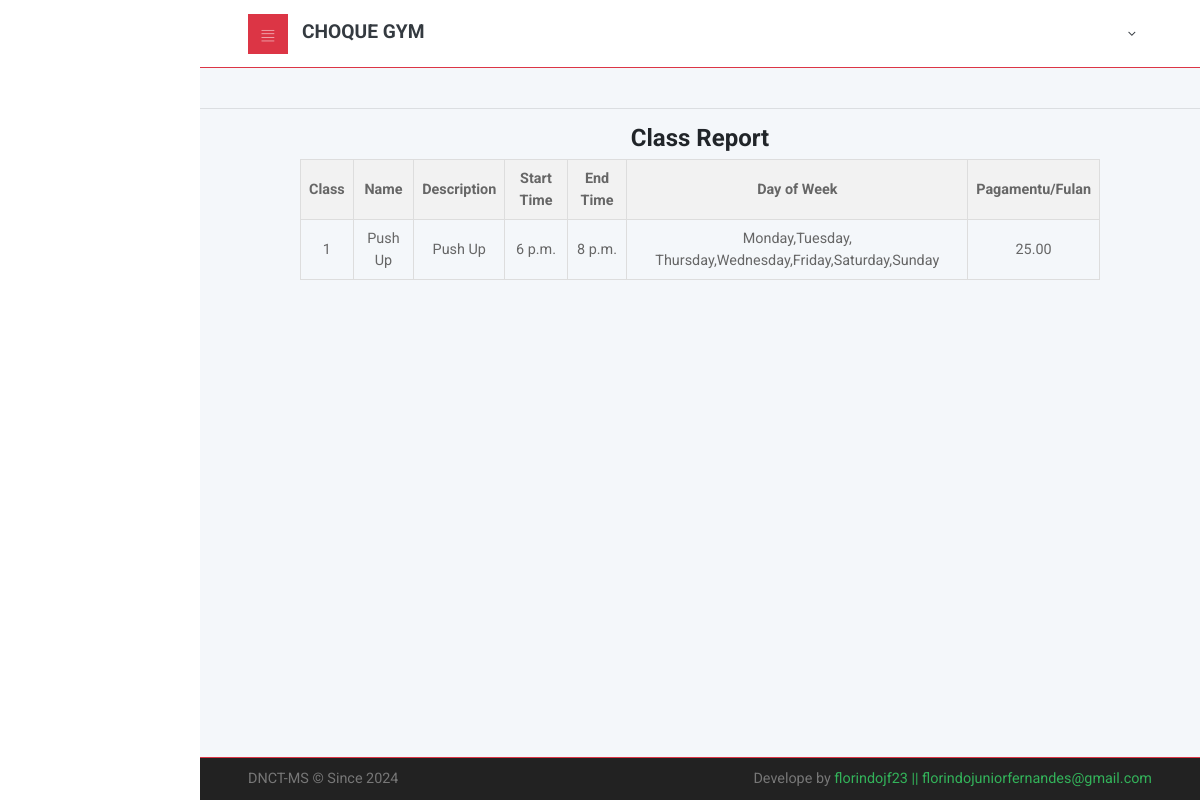
The page /reports/classes/ on the database as committed earlier.
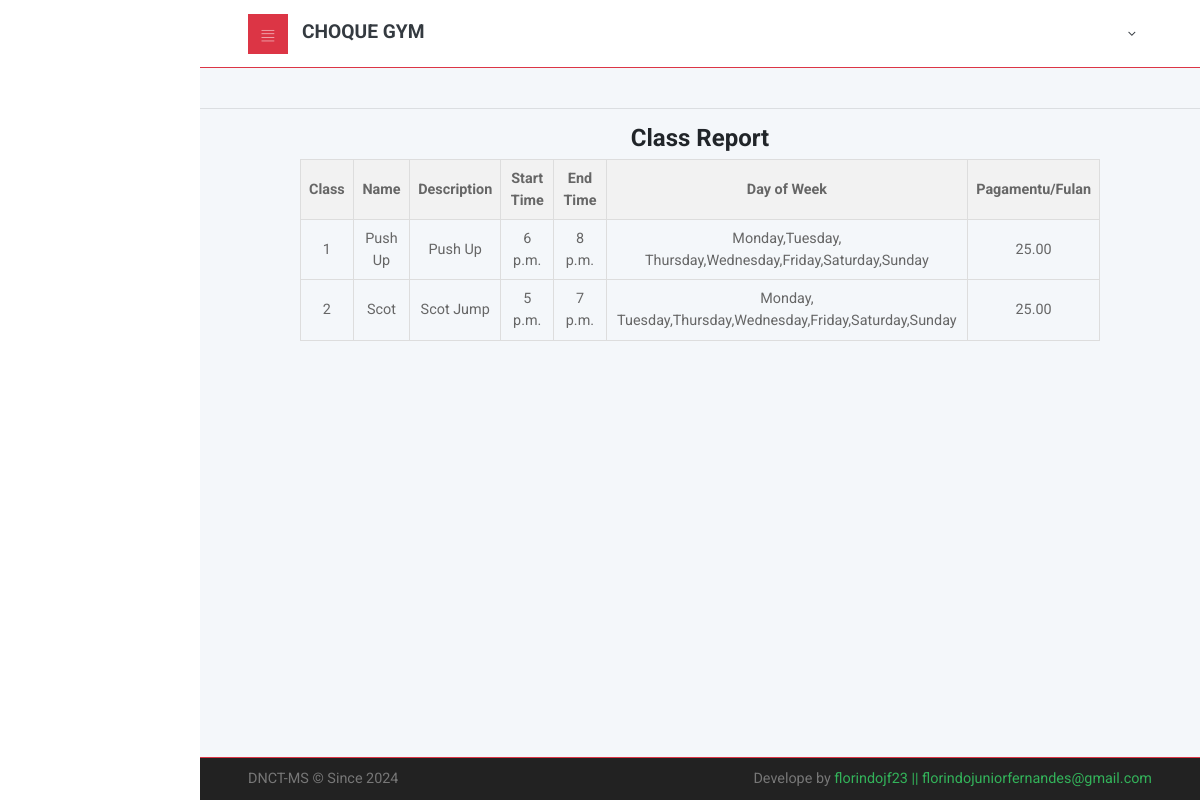
The same page on the database as committed later.
### cliente/models.py (models this page shows, shortened)
class GymClass(models.Model):
    name = models.CharField(max_length=100)
    description = models.TextField()
    start_time = models.TimeField()
    end_time = models.TimeField()
    days_of_week = models.CharField(max_length=150)
    payment_per_month = models.DecimalField(max_digits=6, decimal_places=2, default=25.00)

### main/views.py (the view)
# urls.py: path('reports/classes/', views.class_report, name='class_report'),
def class_report(request):
    classes = GymClass.objects.all()
    return render(request, 'main/class_report.html', {'classes': classes})

### main/templates/main/class_report.html
{% extends 'main/layout.html' %}
{% load static %}
{% load crispy_forms_tags %}
{% block content %}
<div style="text-align: center;">
    <h1>Class Report</h1>
    <table style="margin: auto; width: 80%; border-collapse: collapse; border: 1px solid #ddd;">
        <thead>
            <tr style="background-color: #f2f2f2;">
                <th style="border: 1px solid #ddd; padding: 8px;">Class</th>
                <th style="border: 1px solid #ddd; padding: 8px;">Name</th>
                <th style="border: 1px solid #ddd; padding: 8px;">Description</th>
                <th style="border: 1px solid #ddd; padding: 8px;">Start Time</th>
                <th style="border: 1px solid #ddd; padding: 8px;">End Time</th>
                <th style="border: 1px solid #ddd; padding: 8px;">Day of Week</th>
                <th style="border: 1px solid #ddd; padding: 8px;">Pagamentu/Fulan</th>
            </tr>
        </thead>
        <tbody>
            {% for gym_class in classes %}
            <tr>
                <td style="border: 1px solid #ddd; padding: 8px;">{{ gym_class.id }}</td>
                <td style="border: 1px solid #ddd; padding: 8px;">{{ gym_class.name }}</td>
                <td style="border: 1px solid #ddd; padding: 8px;">{{ gym_class.description }}</td>
                <td style="border: 1px solid #ddd; padding: 8px;">{{ gym_class.start_time }}</td>
                <td style="border: 1px solid #ddd; padding: 8px;">{{ gym_class.end_time }}</td>
                <td style="border: 1px solid #ddd; padding: 8px;">{{ gym_class.days_of_week }}</td>
                <td style="border: 1px solid #ddd; padding: 8px;">{{ gym_class.payment_per_month }}</td>
            </tr>
            {% empty %}
            <tr>
                <td colspan="5" style="border: 1px solid #ddd; padding: 8px;">No classes found.</td>
            </tr>
            {% endfor %}
        </tbody>
    </table>
</div>
{% endblock %}

Rows that differ between the two databases and show on the page:
added GymClass: id "2", name "Scot", description "Scot Jump", start_time "5 p.m.", end_time "7 p.m.", days_of_week "Monday, Tuesday,Thursday,Wednesday,Friday,Saturday,Sunday", payment_per_month "25.00"
